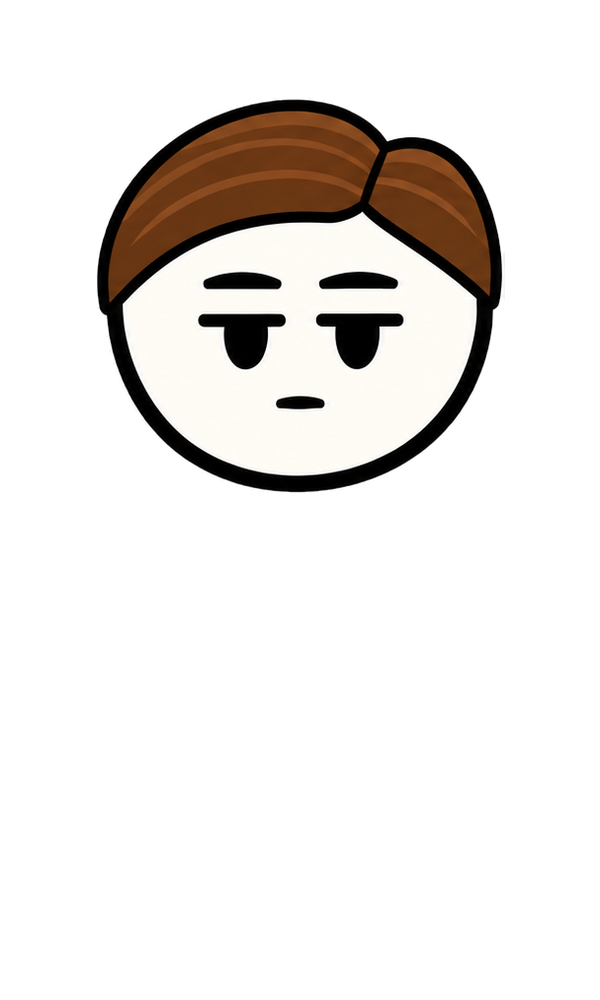
#> input picture shorts-library/cast/arian/faces/head_neutral.png, 600 x 1000 px
$ python make_blank.py ../../cast/arian/faces/head_neutral.png ../../cast/arian/faces/head_blank.png ../../cast/arian/faces/head_blank.png
#> lines starting #> are read from the running program, lines starting #| are printed output that depends on the picture; after the words box and inside, x2 and y2 are one past the last pixel; in counts of white or black regions, pixels touching at a corner belong together
# make_blank.py - head picture WITHOUT eyes, brows and mouth (for the engine's drawn, morphing faces)
# usage: python make_blank.py head_neutral.png head_blank.png [face.json]
# Finds the skin area (flood fill from the face centre), paints every dark feature inside it with the exact skin
# colour, keeps the outline, hair and anything outside the skin untouched, and writes face.json (head circle in px).
import sys, json
from PIL import Image
import numpy as np
from scipy import ndimage

SKIN = (0xFC, 0xF2, 0xEA)
src, dst = sys.argv[1], sys.argv[2]
im = Image.open(src).convert("RGBA"); a = np.array(im).astype(np.int16)
#> further down, im is the input picture: PIL image 600x1000 RGBA; mean R, G, B, A 33.9, 30.6, 27.9, 53.5
H, W = a.shape[:2]
r, g, b, al = a[..., 0], a[..., 1], a[..., 2], a[..., 3]
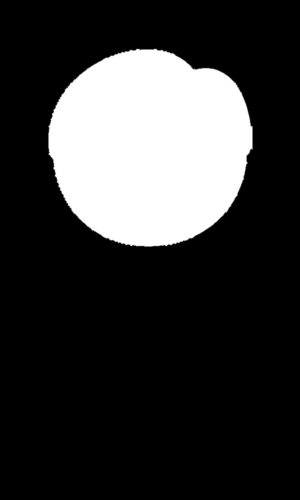
#> al: shape (1000, 600) int16 (shown at 1/2 size); min 0, max 255, mean 53.5
lum = (r * 3 + g * 6 + b) / 10
sat = np.max(a[..., :3], -1) - np.min(a[..., :3], -1)
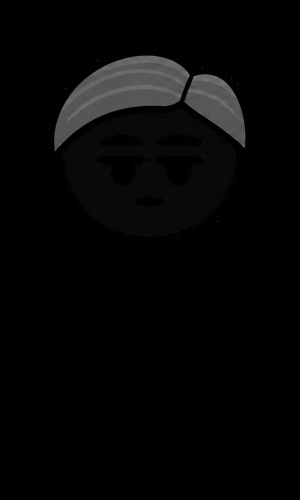
#> sat: shape (1000, 600) int16 (shown at 1/2 size); min 0, max 255, mean 6
skinish = (al > 200) & (lum > 200) & (sat < 40)
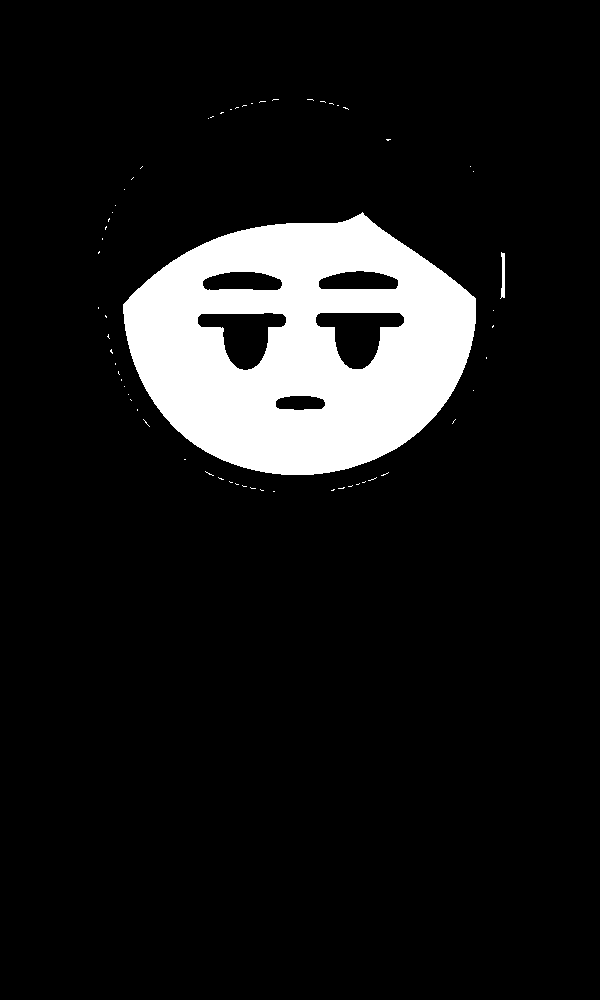
#> skinish: shape (1000, 600) bool; 10.1% white; 61 white regions (59 under 20 px), largest, box (x1, y1, x2, y2) and area: (123, 212, 476, 475) 60173, (500, 252, 505, 299) 150
lab, n = ndimage.label(skinish)
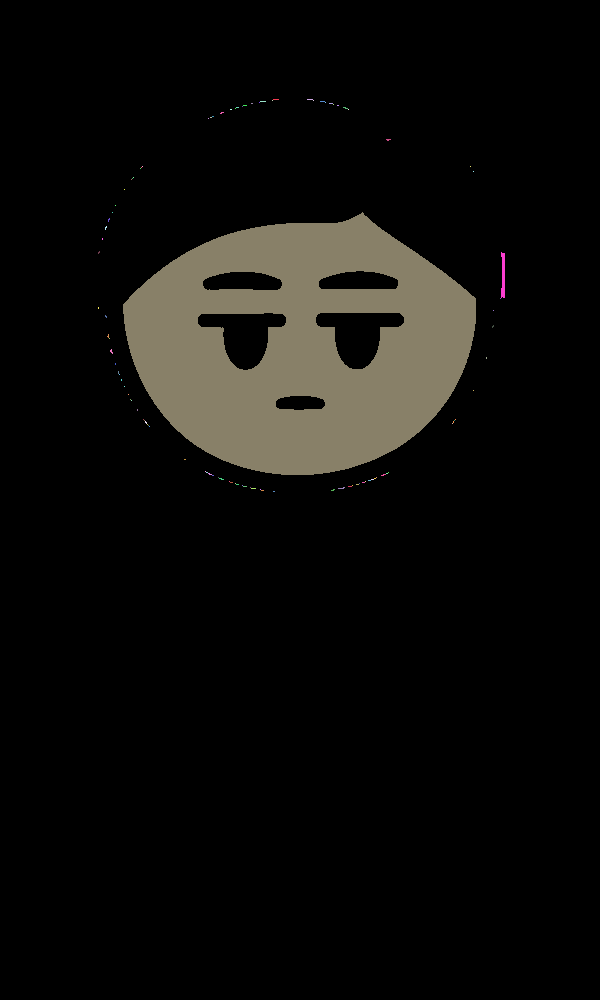
#> lab: shape (1000, 600) int32; 104 distinct labels, from 0 to 103; one colour per label, 0 black
#> n = 103
# the face = the biggest light region in the upper half
sizes = ndimage.sum(skinish, lab, range(1, n + 1))
#> sizes = 103 values, max 60173 at index 35, min 1 at index 2, mean 588
face = lab == (1 + int(np.argmax(sizes)))
#> face: shape (1000, 600) bool; 10% white; 1 white region, box (x1, y1, x2, y2) and area: (123, 212, 476, 475) 60173
# holes in the face (eyes, brows, mouth) = everything enclosed by the face region
filled = ndimage.binary_fill_holes(face)
#> filled: shape (1000, 600) bool; 11.4% white; 1 white region, box (x1, y1, x2, y2) and area: (123, 212, 476, 475) 68559
ys, xs = np.nonzero(filled)
# close small gaps at the sides (a feature touching the outline would not be a hole)
holes = filled & ~face
#> holes: shape (1000, 600) bool; 1.4% white; 5 white regions, box (x1, y1, x2, y2) and area: (316, 313, 404, 369) 2770, (198, 313, 286, 370) 2709, (203, 272, 282, 290) 1170, (319, 271, 398, 289) 1160, (276, 396, 325, 410) 577
holes = ndimage.binary_dilation(holes, iterations=2) & filled
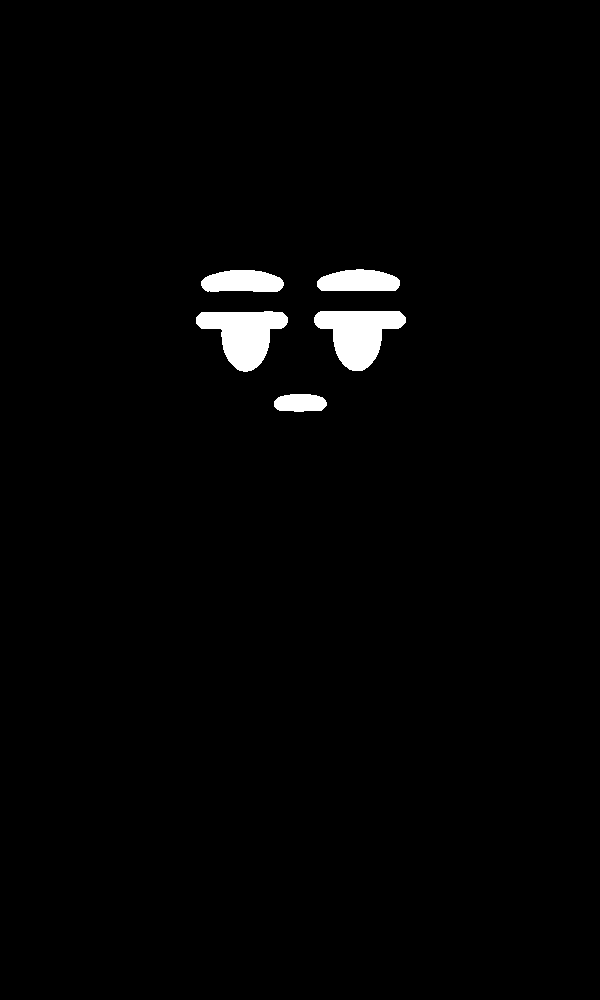
#> holes: shape (1000, 600) bool; 1.7% white; 5 white regions, box (x1, y1, x2, y2) and area: (314, 311, 406, 371) 3258, (196, 311, 288, 372) 3198, (201, 270, 284, 292) 1514, (317, 269, 400, 291) 1506, (274, 394, 327, 412) 799
out = a.copy()
out[holes | (face & ~ndimage.binary_erosion(face, iterations=0) )] = (*SKIN, 255)
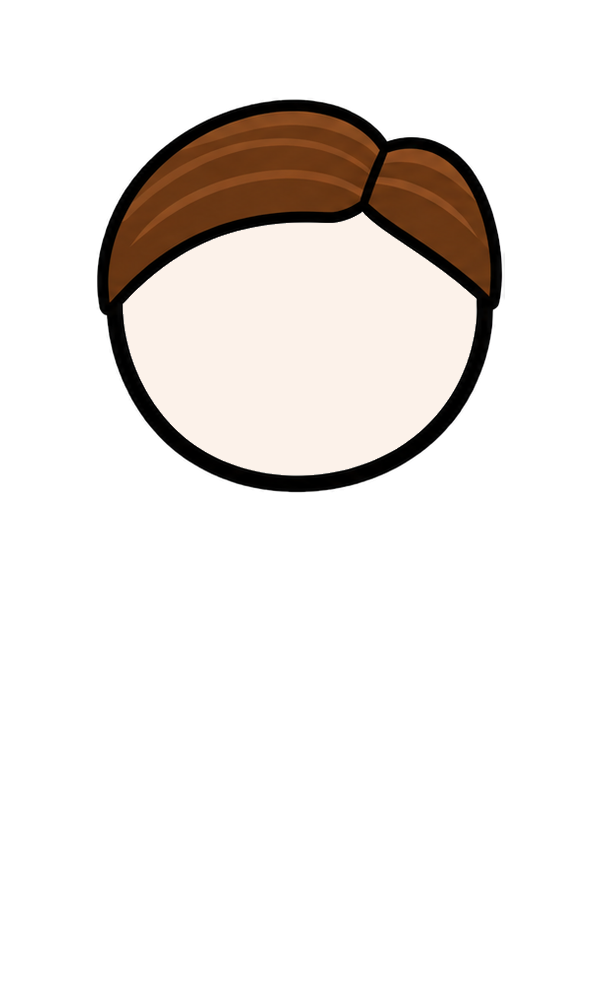
#> out: shape (1000, 600, 4) int16; mean R, G, B, A 37.1, 32.9, 29.9, 53.5; transparent parts drawn white
# whole skin area to the exact skin colour (keep a 2 px band next to the outline as drawn, for soft edges)
core = ndimage.binary_erosion(filled, iterations=3)
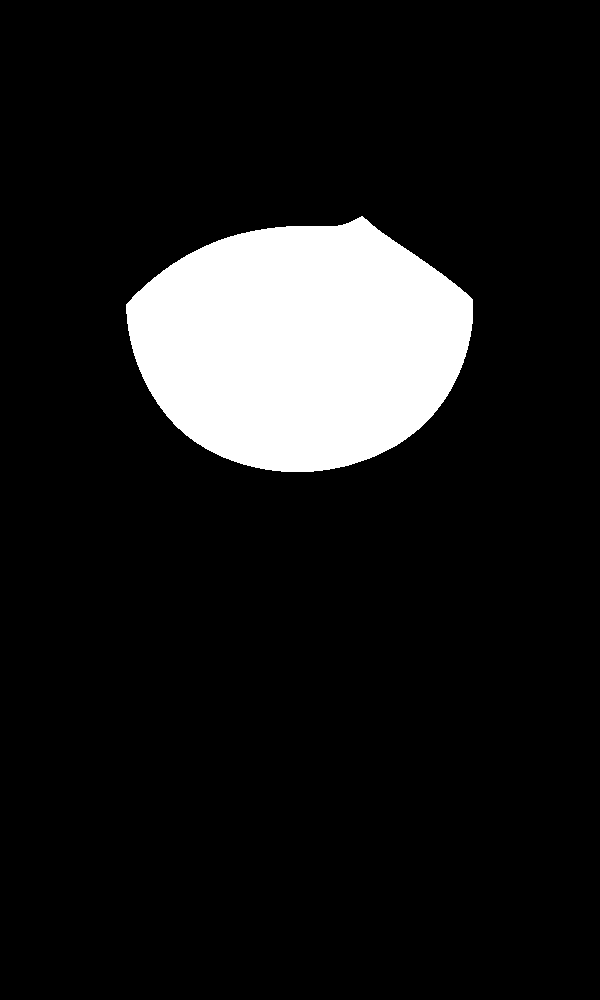
#> core: shape (1000, 600) bool; 11% white; 1 white region, box (x1, y1, x2, y2) and area: (126, 216, 473, 472) 66007
out[core] = (*SKIN, 255)
Image.fromarray(out.astype(np.uint8)).save(dst)
x0, x1, y1 = int(xs.min()), int(xs.max()), int(ys.max())
#> x0 = 123; x1 = 475; y1 = 474
r_ = (x1 - x0) / 2; cx = (x0 + x1) / 2; cy = y1 - r_
#> after `r_ = (x1 - x0) / 2`: r_ = 176
#> after `cx = (x0 + x1) / 2`: cx = 299
#> after `cy = y1 - r_`: cy = 298
# where the old features were (so the drawn face sits in the same place): mouth = lowest part, eyes = the two
# biggest parts above it; given in head-radius units like the engine's FaceRig
fl, k = ndimage.label(filled & ~face)
#> fl: shape (1000, 600) int32; 6 distinct labels, from 0 to 5
#> k = 5
parts = []
for i in range(1, k + 1):
    py, px = np.nonzero(fl == i)
    if len(px) < 30: continue
    parts.append({"x": px.mean(), "y": py.mean(), "n": len(px), "w": px.max() - px.min()})
#> after the loop, parts = 5 items
rig = {}
if parts:
    mouth = max(parts, key=lambda q: q["y"])
#> mouth = {'x': 299.8, 'y': 402.5, 'n': 577, 'w': 48}
    rest = sorted([q for q in parts if q is not mouth and q["y"] < mouth["y"] - 10], key=lambda q: -q["n"])[:2]
#> rest = 2 items
    rig["mouthY"] = round(float((mouth["y"] - cy) / r_), 3)
    if len(rest) == 2:
        rig["eyeX"] = round(float(abs(rest[0]["x"] - rest[1]["x"]) / 2 / r_), 3)
        rig["eyeY"] = round(float(((rest[0]["y"] + rest[1]["y"]) / 2 - cy) / r_ - 0.06), 3)
info = {"head": {"cx": round(cx, 1), "cy": round(cy, 1), "r": round(r_, 1)}, "skin": "#%02X%02X%02X" % SKIN, "rig": rig}
if len(sys.argv) > 3: json.dump(info, open(sys.argv[3], "w"), indent=2)
print(src, "->", dst, info)
#| ../../cast/arian/faces/head_neutral.png -> ../../cast/arian/faces/head_blank.png {'head': {'cx': 299.0, 'cy': 298.0, 'r': 176.0}, 'skin': '#FCF2EA', 'rig': {'mouthY': 0.594, 'eyeX': 0.324, 'eyeY': 0.146}}
